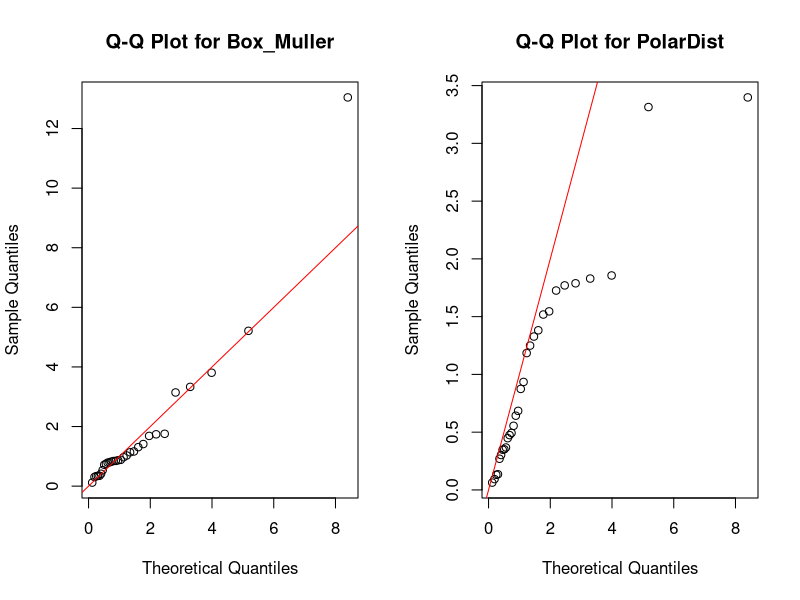
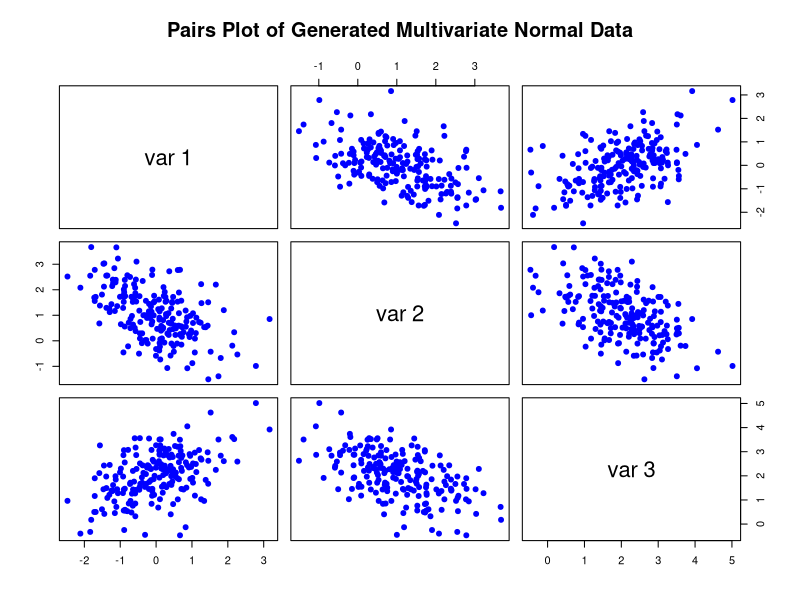

Write the R code that produced these figures, in order.
## ---- chunk 1
set.seed(5400)

BoxMuller <- function (n, mu, sigma) {
  U_1 = runif(n/2)
  U_2 = runif(n/2)
  
  X_1 = sqrt(-2 * log( U_1 )) * cos(2 * pi * U_2)
  X_2 = sqrt(-2 * log( U_1 )) * sin(2 * pi * U_2)
  
  X_std_norm = c(X_1, X_2)
  
  X_norm = sigma * X_std_norm + mu
  
  return(X_norm)

} 
## ---- chunk 2
PolarMethod <- function(n, mu, sigma) {
  
  results = vector()
  for(i in 1:trunc(n/2)) {
    R_2 = 2
    U_1 =0; U_2 = 0
    while(R_2 > 1) {
      U_1 = runif(1, -1, 1)
      U_2 = runif(1, -1, 1)
    
      R_2 = U_1^2 + U_2^2
      R_2 <- R_2 + .Machine$double.xmin
    }
    Z_1 = U_1 * sqrt(-2 *log(R_2)/R_2)
    Z_2 = U_2 * sqrt(-2 *log(R_2)/R_2)

    results = append(results, Z_1)
    results = append(results, Z_2)
  }
  results = sigma * results + mu
  return(results)
}
## ---- chunk 3
bmDist <- BoxMuller(30, 0, 1)
pmDist <- BoxMuller(30, 0, 1)

ks.test(bmDist, pmDist)
## ---- chunk 4

lbmDist = exp(bmDist)

lpmDist = exp(pmDist)
## ---- chunk 5
par(mfrow = c(1,2))

qqplot(qlnorm(ppoints(length(lbmDist)), meanlog = 0, sdlog = 1), 
       lbmDist, 
       main = "Q-Q Plot for Box_Muller",
       xlab = "Theoretical Quantiles",
       ylab = "Sample Quantiles")
abline(0, 1, col = "red") # Add a reference line


qqplot(qlnorm(ppoints(length(lpmDist)), meanlog = 0, sdlog = 1), 
       lpmDist, 
       main = "Q-Q Plot for PolarDist",
       xlab = "Theoretical Quantiles",
       ylab = "Sample Quantiles")
abline(0, 1, col = "red") # Add a reference line

par(mfrow = c(1,1))

## ---- chunk 6

## ---- chunk 7

mymvrnorm <- function(n, mu, Sigma) {
  # Get the dimension (p) from the length of the mean vector
  p <- length(mu)
  
  # Eigen decomposition of the covariance matrix Sigma
  eig <- eigen(Sigma)
  V <- eig$vectors # Matrix of eigenvectors
  D <- diag(sqrt(eig$values)) # Square root of the eigenvalues
  
  # Compute the square root of Sigma using eigen decomposition
  Sigma.sqrt <- V %*% D %*% t(V)
  
  # Generate an n × p random matrix Z with i.i.d. N(0, 1) entries
  Z <- matrix(rnorm(n * p), n, p)
  
  # Generate the matrix X, where each row is an i.i.d. realization from N(mu, Sigma)
  X <- tcrossprod(rep(1, n), mu) + Z %*% Sigma.sqrt
  
  # Return the resulting matrix
  return(X)
}

## ---- chunk 8
mu <- c(0, 1, 2)
Sigma <- matrix(c(1.0, -0.5, 0.5,
                  -0.5, 1.0, -0.5,
                  0.5, -0.5, 1.0), 
                nrow = 3, byrow = TRUE)

# Number of observations
n <- 200

# Generate the random observations using the mymvrnorm function
set.seed(123) # For reproducibility
X <- mymvrnorm(n, mu, Sigma)

# Display the first few rows of the generated matrix
head(X)

## ---- chunk 9
pairs(X, main = "Pairs Plot of Generated Multivariate Normal Data",
      pch = 19, col = "blue")

## ---- chunk 10
library(stats)

# Function to test g1
test_g1 <- function(a, U_vals) {
  g1_vals <- qnorm(pnorm(a) + (1 - pnorm(a)) * U_vals)
  any(is.na(g1_vals) | is.infinite(g1_vals))
}

# Function to test g2
test_g2 <- function(a, U_vals) {
  g2_vals <- -qnorm(pnorm(-a) * (1 - U_vals))
  any(is.na(g2_vals) | is.infinite(g2_vals))
}

# Generate U values
U_vals <- (1:1000 - 0.5) / 1000

# Find the smallest a for which g1 fails
a_g1 <- 1
while (!test_g1(a_g1, U_vals)) {
  a_g1 <- a_g1 + 1
}

# Find the smallest a for which g2 fails
a_g2 <- 1
while (!test_g2(a_g2, U_vals)) {
  a_g2 <- a_g2 + 1
}

# Output the results
cat("The smallest a for which g1 fails is:", a_g1, "\n")
cat("The smallest a for which g2 fails is:", a_g2, "\n")

## ---- chunk 11
r <- 5          
p <- 0.3  

lambda <- rgamma(1000, shape = r, rate = (1 - p) / p)  # Gamma distribution
X <- rpois(1000, lambda)  # Poisson distribution

# Calculate sample mean and variance
sample_mean <- mean(X)
sample_variance <- var(X)

# Calculate theoretical mean and variance
theoretical_mean <- r * (1 - p) / p
theoretical_variance <- r * (1 - p) / p^2

# Output the results
cat("Sample Mean:", sample_mean, "\n")
cat("Theoretical Mean:", theoretical_mean, "\n")
cat("Sample Variance:", sample_variance, "\n")
cat("Theoretical Variance:", theoretical_variance, "\n")

